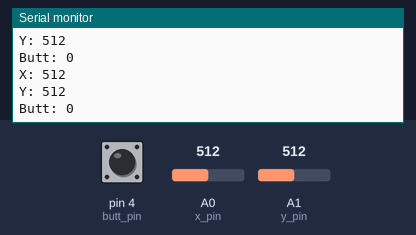
The sketch below on a simulated Arduino Uno, built with avr-gcc and run on an emulated ATmega328P. On the bench: the last lines printed to the serial monitor. The inputs (shaded band) are chosen by the test bench; at power-on: A0 (x_pin) = 512, A1 (y_pin) = 512, pin 4 (butt_pin) LOW.

Above: at 1.3 s.
1.4 s: A0 (x_pin) set to 716
At 1.82 s:
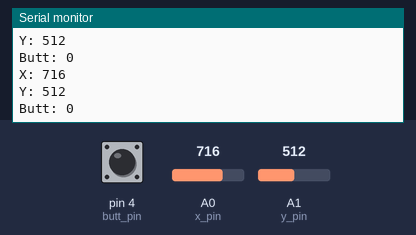
2.9 s: A1 (y_pin) set to 716
At 3.32 s:
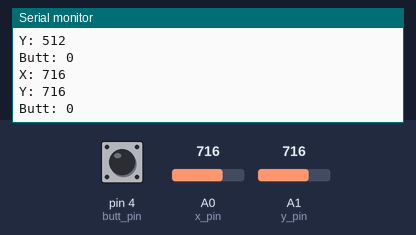
4.4 s: pin 4 (butt_pin) pulled HIGH for 0.6 s
At 4.82 s:
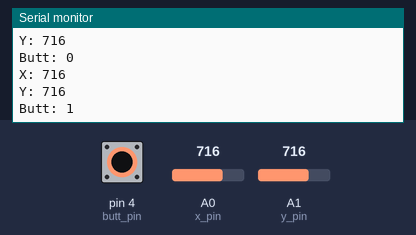
6.5 s: A0 (x_pin) set to 900
At 6.82 s:
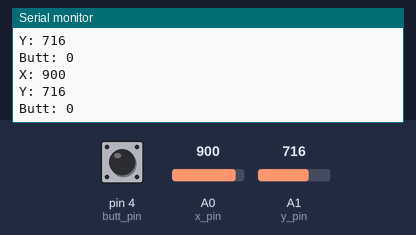
8.0 s: A1 (y_pin) set to 900
At 8.33 s:
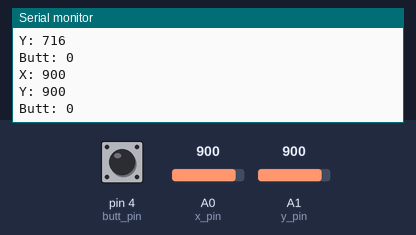
Timing chart, 0 to 10.5 s (numbered marks = the images above; inputs shaded):
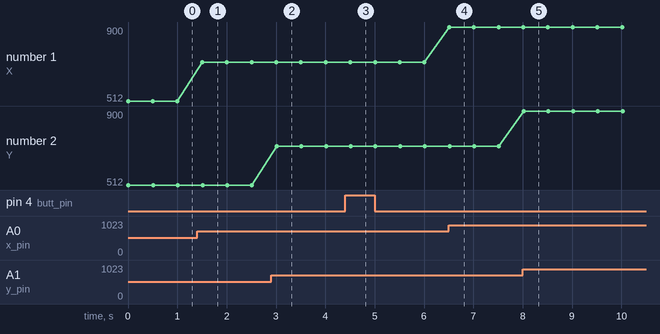

Measured:
- after the input at 1.4 s, the serial monitor: prints a new line after 0.10 s (image 1)
- after the input at 2.9 s, the serial monitor: prints a new line after 0.11 s (image 2)
- after the input at 4.4 s, the serial monitor: prints a new line after 0.12 s (image 3)
- after the input at 6.5 s, the serial monitor: prints a new line at once (image 4)
- after the input at 8.0 s, the serial monitor: prints a new line at once (image 5)
- plotted number 1: 512 → 716 after the input at 1.4 s, 716 → 900 after the input at 6.5 s

The sketch:

joystick_basic_test.ino
```cpp
const int x_pin = A0;
const int y_pin = A1;
const int butt_pin = 4;

int x_value;
int y_value;
int butt_value;


void setup() {
  pinMode(x_pin, INPUT);
  pinMode(y_pin, INPUT);
  pinMode(butt_pin, INPUT);
  Serial.begin(9600);

}

void loop() {
  x_value = analogRead(x_pin);
  y_value = analogRead(y_pin);
  butt_value = digitalRead(butt_pin);

  Serial.print("X: ");
  Serial.println(x_value);
  Serial.print("Y: ");
  Serial.println(y_value);
  Serial.print("Butt: ");
  Serial.println(butt_value);
  delay(500);

}
```
